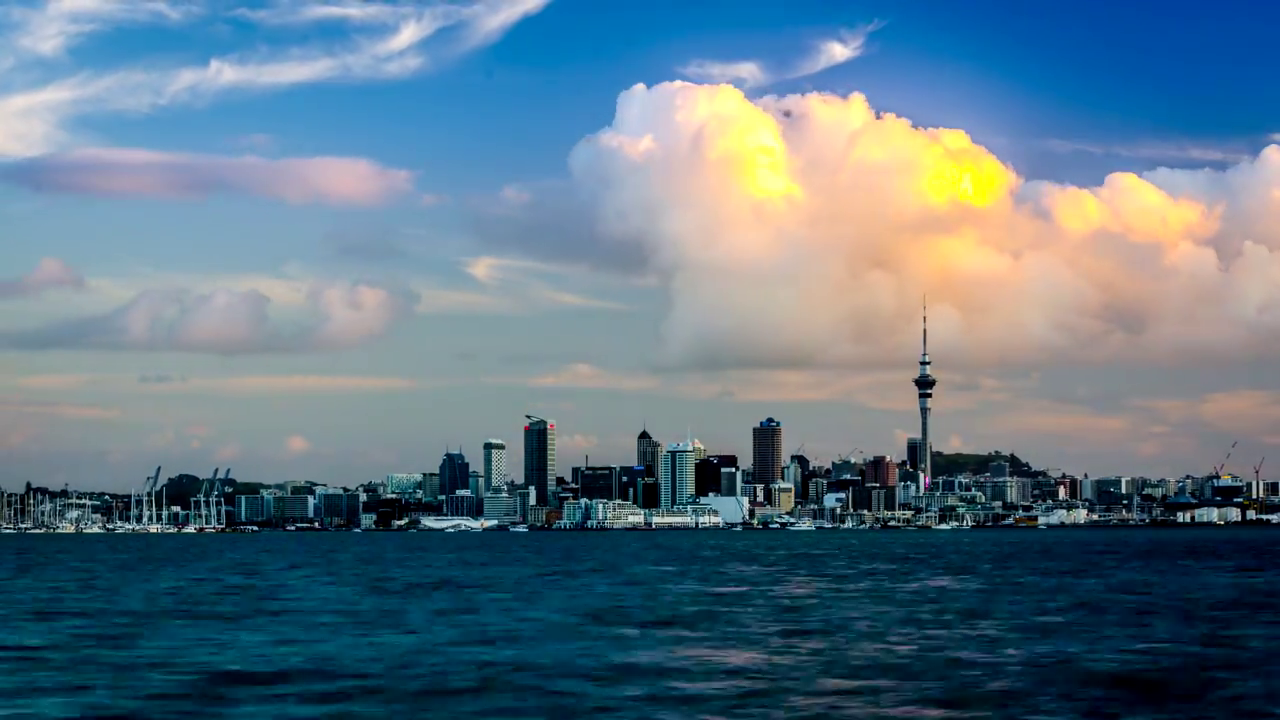
#> input picture frame 49 of testvideo.avi, 1280 x 720 px
$ python learnplayvideoopencv.py
#> lines starting #> are read from the running program, lines starting #| are printed output that depends on the picture
import numpy as np
import cv2

#tried and tested, not too sure why .mp4 does not work, but so far only tried .avi and .mp4
capturevid = cv2.VideoCapture('testvideo.avi')

#same thing as for video capture, if you want to display the exact same content as your video
#make sure to change second argument of cv2.imshow() to frame
#similarly, ord('q') is press q to quit
while(capturevid.isOpened()):
    ret, frame = capturevid.read()
#> frame is the input picture: shape (720, 1280, 3); mean B, G, R 133.6, 117.7, 92.7
    gray = cv2.cvtColor(frame, cv2.COLOR_BGR2GRAY)
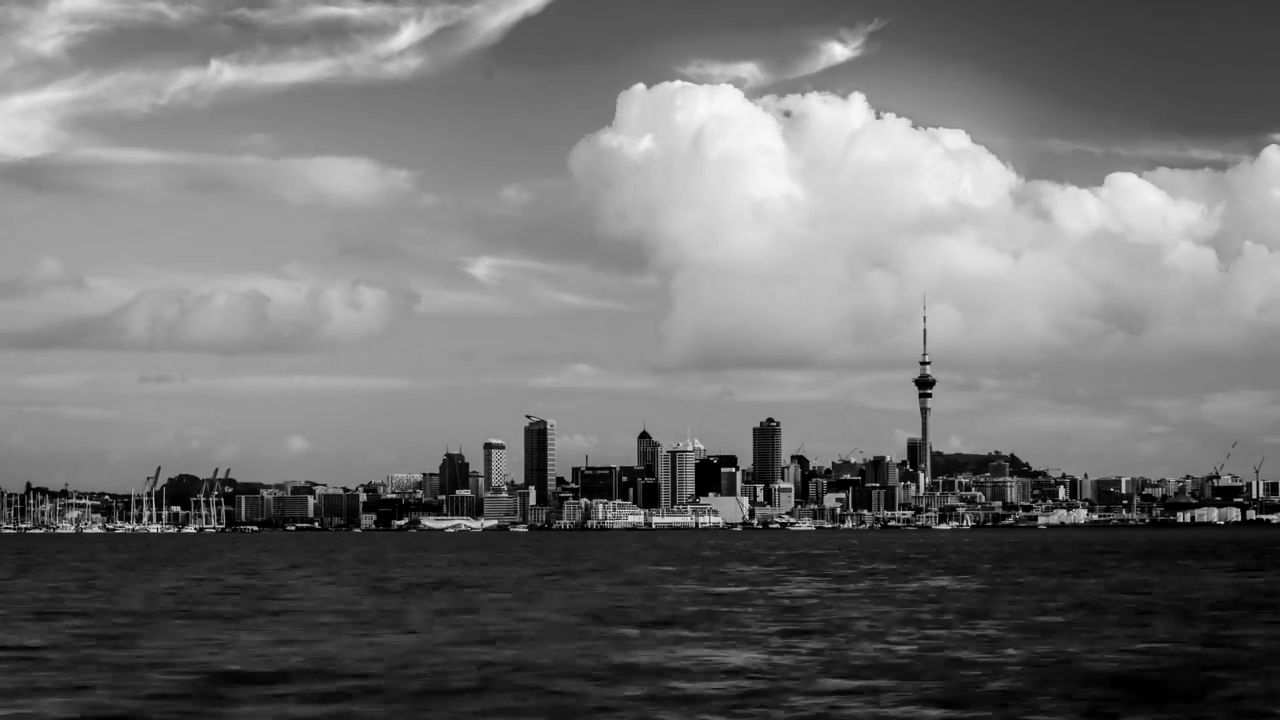
#> gray: shape (720, 1280); min 0, max 250, mean 112
    cv2.imshow('frame', gray)
    if cv2.waitKey(25) & 0xFF == ord('q'):
#> (key q is pressed here)
        break

capturevid.release()
cv2.destroyAllWindows()

def captureandsavevid():
    capturevid = cv2.VideoCapture(0)
    fourcc = cv2.VideoWriter_fourcc(*'DIVX')
    outvid = cv2.VideoWriter('testvideoout.avi', fourcc, 20.0, (640, 480))

    while(capturevid.isOpened()):
        ret, frame = capturevid.read()
        if ret == True:
            frame = cv2.flip(frame, 0)
            out.write(frame)
            cv2.imshow('frame', frame)
            if cv2.waitKey(25) & 0xFF == ord('q'):
                break
        else:
            break

    capturevid.release()
    outvid.release()
    cv2.destroyAllWindows()


if __name__ == "__main__":
    capturevid
    # captureandsavevid()

$ run again, starting later in the video
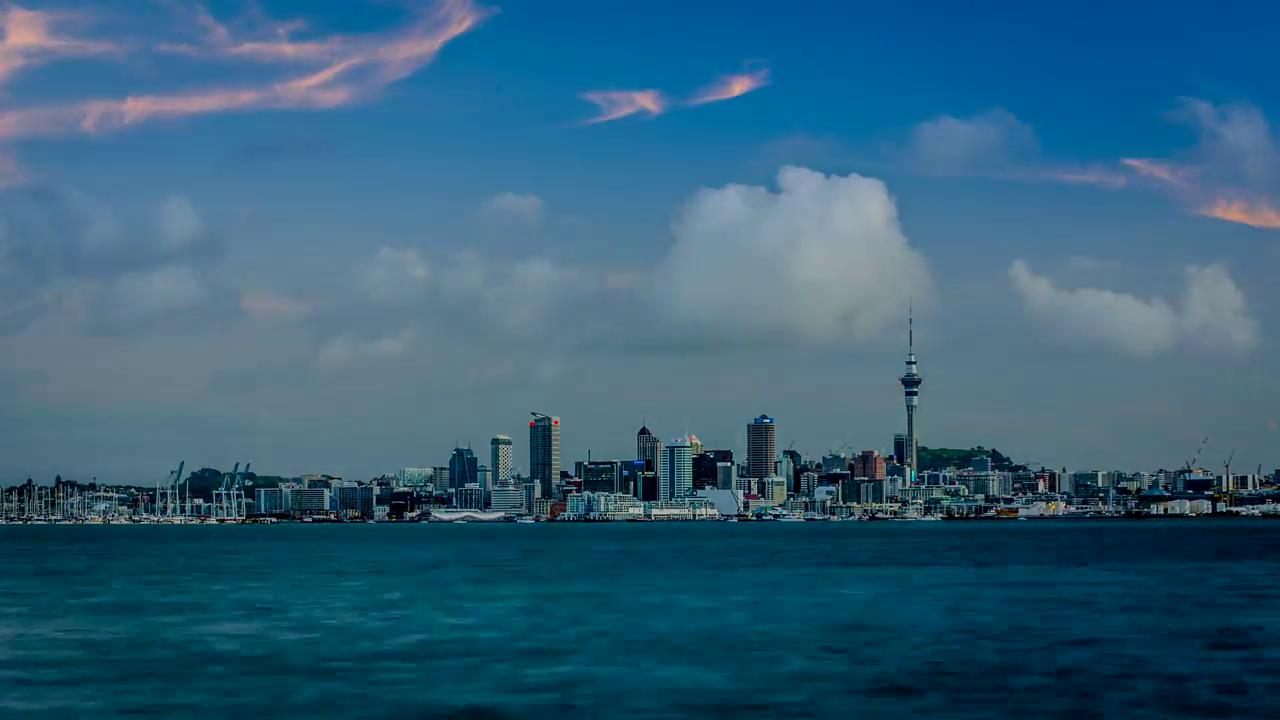
#> input picture frame 224 of testvideo.avi, 1280 x 720 px
#> frame is the input picture: shape (720, 1280, 3); mean B, G, R 121.9, 95.7, 50
#> `gray = cv2.cvtColor(frame, cv2.COLOR_BGR2GRAY)`:
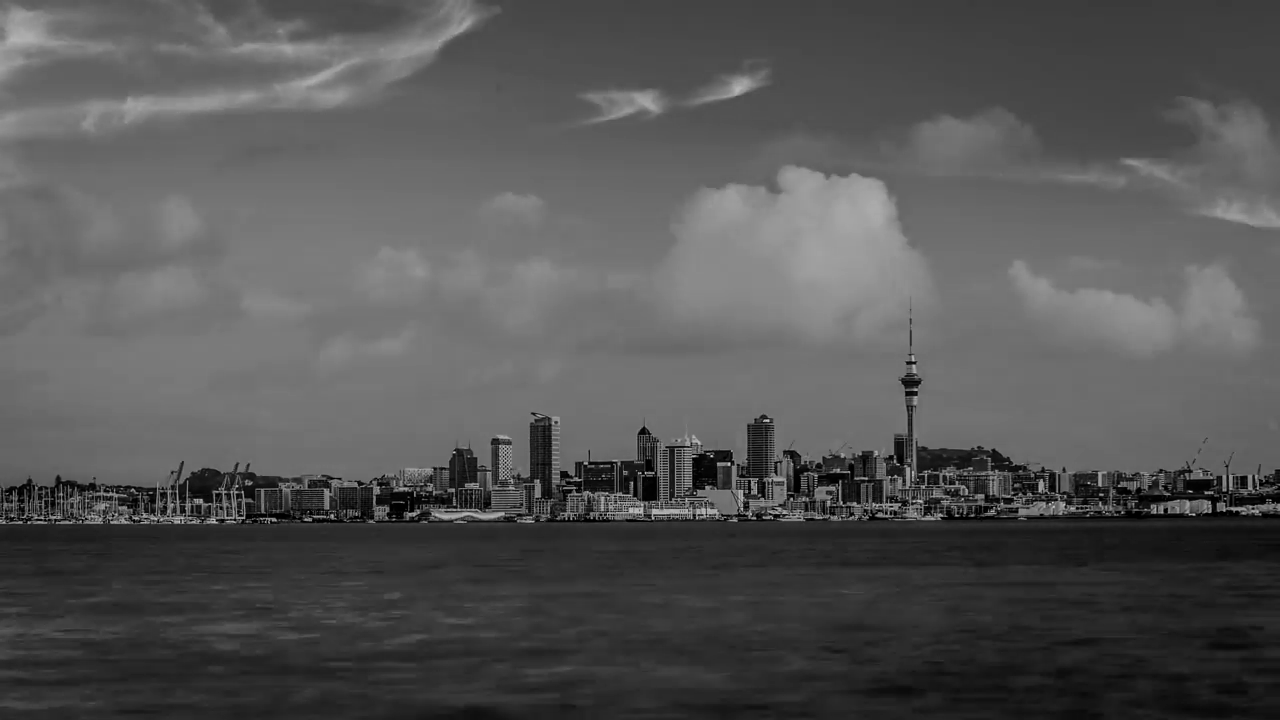
#> gray: shape (720, 1280); min 0, max 212, mean 85
